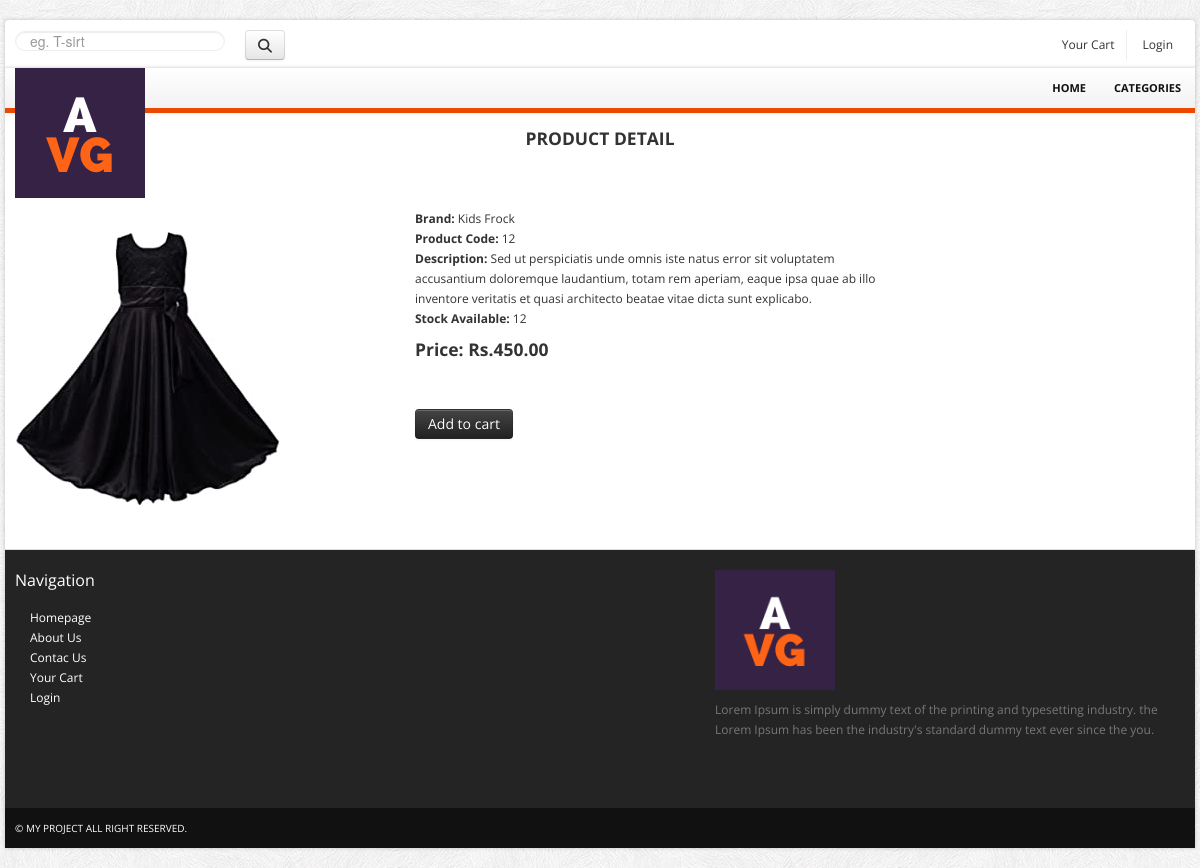
Screenshot of /products/dress-items/kids-frock/ with the database file from the repository.
### ecommerceapp/models.py (models this page shows, shortened)
class Product(models.Model):
    name = models.CharField(max_length=250, unique=True)
    slug = models.SlugField(max_length=250, unique=True)
    desc = models.TextField(blank=True)
    img = models.ImageField(upload_to='product', blank=True)
    category=models.ForeignKey(Category, on_delete=models.CASCADE)
    price=models.DecimalField(max_digits=10, decimal_places=2)
    stock=models.IntegerField()
    available=models.BooleanField(default=True)
    created=models.DateTimeField(auto_created=True)
    updated=models.DateTimeField(auto_now=True)
    class Meta:
        ordering=('name',)
        verbose_name='product'
        verbose_name_plural='products'

### ecommerceapp/views.py (the view)
# urls.py: path('<slug:c_slug>/<slug:p_slug>/',views.procatdetail, name='procatdetail')
def procatdetail(request,c_slug,p_slug):
    try:
        product=Product.objects.get(category__slug=c_slug,slug=p_slug)
    except Exception as e:
        raise e
    return render(request,'product_detail.html',{'product':product})

### cartapp/context_processors.py (called while the page is built)
def counter(request):
    item_count=0
    if 'admin' in request.path:
        return {}
    else:
        try:
            cart=Cart.objects.filter(cart_id=_cart_id(request))
            cart_items=CartItem.objects.all().filter(cart=cart[:1])
            for cart_item in cart_items:
                item_count += cart_item.quantity
        except Cart.DoesNotExist:
            item_count=0
        return dict(item_count=item_count)

### cartapp/views.py (called while the page is built)
def _cart_id(request):
    cart=request.session.session_key
    if not cart:
        cart=request.session.create()
    return cart

### ecommerceapp/context_processors.py (called while the page is built)
def cat_link(request):
    links=Category.objects.all()
    return dict(links=links)

### ecommerceapp/models.py (called while the page is built)
    def get_url(self):
        return reverse('ecommerceapp:product_by_category', args=[self.slug])

### templates/product_detail.html (shortened to what this page needs)
{% load static %}
<!DOCTYPE html>
<html lang="en">
	<head>
		<link href="{% static 'bootstrap/css/bootstrap.min.css'%}" rel="stylesheet">
		<link href="{% static 'bootstrap/css/bootstrap-responsive.min.css'%}" rel="stylesheet">
		<link href="{% static 'themes/css/bootstrappage.css'%}" rel="stylesheet"/>
		<link href="{% static 'themes/css/main.css'%}" rel="stylesheet"/>
		<link href="{% static 'themes/css/jquery.fancybox.css'%}" rel="stylesheet"/>
	</head>
    <body>
		<div id="top-bar" class="container">
			<div class="row">
				<div class="span3">
					<form method="get" action="{% url 'searchapp:SearchResult'%}" class="search_form">
						<input type="text" class="input-block-level search-query span3" Placeholder="eg. T-sirt" name="q">
						<button class="btn btn-outline-success my-2 my-sm-0 account pull-right" type="submit"><i class="fas fa-search"></i></button>
					</form>
				</div>
				<div class="span9">
					<div class="account pull-right">
						<ul class="user-menu">
							<li><a href="{% url 'cartapp:cart_detail'%}">Your Cart {% if item_count > 0 %}<i class="fas fa-shopping-cart">{{item_count}}</i>{% endif %}</a></li>
							{% if user.is_authenticated %}
							<li>{{user.first_name}} {{user.last_name}}</li>
							<li><a href="{% url 'registerapp:logout' %}">Logout</a></li>
							{% else %}
							<li><a href="{% url 'registerapp:register'%}">Login</a></li>
							{% endif %}
						</ul>
					</div>
				</div>
			</div>
		</div>
		<div id="wrapper" class="container">
			<section class="navbar main-menu">
				<div class="navbar-inner main-menu">
					<a href="" class="logo pull-left"><img src="{% static 'themes/images/logo.png" class="site_logo" alt=""></a>
					<nav id="menu" class="pull-right">
						<ul>
							<li><a href="{% url 'ecommerceapp:AllProCat'%}">Home</a>
							</li>
							<li><a href="">Categories</a>
							</li>
						</ul>
					</nav>
				</div>
			</section>
			<section class="header_text sub">
				<h4><span>Product Detail</span></h4>
			</section>
			<section class="main-content">
				<div class="row">
					<div class="span9">
						<div class="row">
							<div class="span4">
								<img alt="" src="{{product.img.url}}">
							</div>
							<div class="span5">
								<address>
									<strong>Brand:</strong> <span>{{product.name}}</span><br>
									<strong>Product Code:</strong> <span>{{product.id}}</span><br>
									<strong>Description:</strong> <span>{{product.desc}}</span><br>
									{% if product.stock <= 0 %}
									<h4><strong>Out of stock</strong></h4><br>
									{% else %}
									<strong>Stock Available:</strong> <span>{{product.stock}}</span><br>
								<h4><strong>Price: Rs.{{product.price}}</strong></h4>
								</address>
							</div>
							<div class="span5">
								<form class="form-inline">
									<p>&nbsp;</p>
									<a href="{% url 'cartapp:add_cart' product.id %}" class="btn btn-inverse">Add to cart</a>
									{% endif %}
								</form>
							</div>
						</div>
					</div>
				</div>
			</section>
			<section id="footer-bar">
				<div class="row">
					<div class="span3">
						<h4>Navigation</h4>
						<ul class="nav">
							<li><a href="./index.html">Homepage</a></li>
							<li><a href="./about.html">About Us</a></li>
							<li><a href="./contact.html">Contac Us</a></li>
							<li><a href="./cart.html">Your Cart</a></li>
							<li><a href="./register.html">Login</a></li>
						</ul>
					</div>
					<div class="span4">
					</div>
					<div class="span5">
						<p class="logo"><img src="{% static 'themes/images/logo.png'%}" class="site_logo" alt=""></p>
						<p>Lorem Ipsum is simply dummy text of the printing and typesetting industry. the  Lorem Ipsum has been the industry's standard dummy text ever since the you.</p>
						<br/>
						<span class="social_icons">
							<a class="facebook" href="#">Facebook</a>
							<a class="twitter" href="#">Twitter</a>
							<a class="skype" href="#">Skype</a>
							<a class="vimeo" href="#">Vimeo</a>
						</span>
					</div>
				</div>
			</section>
			<section id="copyright">
				<span>&copy; My Project All right reserved.</span>
			</section>
		</div>
    </body>
</html>

### static/themes/css/main.css (style rules this page uses)
body { font-size: 12px; font-family: 'Open Sans', arial, tahoma, sans-serif; background:url(../images/bg.png) repeat 0 0 fixed; }
label, input, button, select, textarea { font-size: 12px; }
ul li a,a { color:#333; outline:0; -webkit-transition: all 0.2s linear; -moz-transition: all 0.2s linear; -o-transition: all 0.2s linear; -ms-transition: all 0.2s linear; transition: all 0.2s linear; }
a { color:#eb4800; }
#wrapper,#top-bar { background: #fff; margin: 20px auto 20px auto; box-shadow: 0px 0px 4px 0px rgba(0, 0, 0, 0.2); -moz-box-shadow: 0px 0px 4px 0px rgba(0, 0, 0, 0.2); -webkit-box-shadow: 0px 0px 4px 0px rgba(0, 0, 0, 0.2); padding:0px 10px; }
section.homepage-slider, section.navbar, section.google_map, section#footer-bar, section#copyright { margin-left: -10px; margin-right: -10px; }
section.header_text { background:url(../images/bg_h.png) no-repeat bottom; text-align:center; padding:15px 0 20px 0; font-size:16px; line-height:30px; border-bottom:1px solid #fff; }
section.header_text.sub { font-size:14px; margin-bottom:40px; }
section.header_text.sub h4 { text-transform:uppercase; margin:0; }
#top-bar { background-color:#fff; padding:10px; margin: 20px auto -22px auto; -webkit-border-radius: 4px; -moz-border-radius: 4px; border-radius: 4px; }
#top-bar .user-menu { margin: 0; padding: 0; list-style: none; }
#top-bar .user-menu li { display: inline-block; *display: inline; zoom: 1; border-right: 1px solid #eee; padding: 5px 12px; }
#top-bar .user-menu li:last-child { border-right:0; }
section#footer-bar, section#copyright { padding:10px 10px; }
section#footer-bar { margin-top:20px; padding-top:10px; background-color:#242424; border-top:1px solid #ddd; color:#777; }
section#footer-bar p.logo { margin-top:10px; width:120px; }
section#footer-bar a { text-indent:15px; color:#fff; }
section#footer-bar .nav a { background: url(../images/trigger_right.png) no-repeat 5px 7px; }
section#footer-bar h4 { padding: 0; font-size: 16px; color: #fff; font-weight:normal; margin: 10px 0 18px; }
section#footer-bar .social_icons a { display: block; float: left; width: 29px; height: 28px; text-indent: -9999px; background-image: url(../images/social-icons.png); background-repeat: no-repeat; margin-right: 10px; -webkit-transition: all 0.4s; -moz-transition: all 0.4s; -o-transition: all 0.4s; -ms-transition: all 0.4s; transition: all 0.4s; }
section#footer-bar .social_icons a.twitter { background-position: -38px 0; }
section#footer-bar .social_icons a.skype { background-position: -76px 0; }
section#footer-bar .social_icons a.vimeo { background-position: -115px 0; }
section#copyright { background-color:#111111; color:#fff; font-size:10px; text-transform:uppercase; }
section.navbar { margin-bottom:0; }
.navbar-inner.main-menu { height: 40px; padding-left:10px; padding-right:0; border-right: 0; border-left: 0; border-top: 0; border-bottom:5px solid #eb4800; -webkit-border-radius: 0; -moz-border-radius: 0; border-radius: 0; filter: none; }
.navbar-inner.main-menu a.logo { position:absolute; }
#menu > ul { display: block; margin-left:0; }
#menu > ul > li { list-style: none; float: left; position: relative; margin-right: 0px; }
#menu > ul > li > a { font-size: 11px; color: #111; display: block; text-transform: uppercase; font-weight: bold; text-align: center; padding: 10px 14px; }
.search_form { margin-bottom:0; }
.search_form input { background: url(../images/search.png) #fff no-repeat 97% 6px; color:#fff; text-shadow:none; padding-right:25px; border:1px solid #eee; }
._toggleMenu a { color:#fff; text-indent:10px; padding:5px 0; display:block; width:100%; }
._toggleMenu ul > li { text-transform:uppercase; }
._toggleMenu ul > li a.parent { background:url(../images/i_plus.png) no-repeat 98% center; }

### rows the page displays
Product: img (picture), name "Kids Frock", id "12", desc "Sed ut perspiciatis unde omnis iste natus error sit voluptatem accusantium doloremque laudantium, totam rem aperiam, eaque ipsa quae ab illo inventore veritatis et quasi architecto beatae vitae dicta sunt explicabo.", stock "12", price "450.00"
